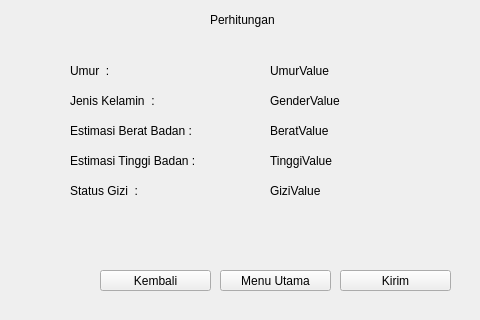
<?xml version="1.0" encoding="UTF-8"?>
<ui version="4.0">
 <class>MainWindow</class>
 <widget class="QMainWindow" name="MainWindow">
  <property name="geometry">
   <rect>
    <x>0</x>
    <y>0</y>
    <width>480</width>
    <height>320</height>
   </rect>
  </property>
  <property name="windowTitle">
   <string>MainWindow</string>
  </property>
  <widget class="QWidget" name="centralwidget">
   <widget class="QLabel" name="label_Pilih">
    <property name="geometry">
     <rect>
      <x>210</x>
      <y>10</y>
      <width>81</width>
      <height>20</height>
     </rect>
    </property>
    <property name="text">
     <string>Perhitungan</string>
    </property>
   </widget>
   <widget class="QPushButton" name="pushButton_Simpan">
    <property name="geometry">
     <rect>
      <x>340</x>
      <y>270</y>
      <width>111</width>
      <height>21</height>
     </rect>
    </property>
    <property name="text">
     <string>Kirim</string>
    </property>
   </widget>
   <widget class="QPushButton" name="pushButton_Kembali">
    <property name="geometry">
     <rect>
      <x>100</x>
      <y>270</y>
      <width>111</width>
      <height>21</height>
     </rect>
    </property>
    <property name="text">
     <string>Kembali</string>
    </property>
   </widget>
   <widget class="QLabel" name="label_BeratBadan">
    <property name="geometry">
     <rect>
      <x>70</x>
      <y>120</y>
      <width>171</width>
      <height>21</height>
     </rect>
    </property>
    <property name="text">
     <string>Estimasi Berat Badan : </string>
    </property>
   </widget>
   <widget class="QPushButton" name="pushButton_Awal">
    <property name="geometry">
     <rect>
      <x>220</x>
      <y>270</y>
      <width>111</width>
      <height>21</height>
     </rect>
    </property>
    <property name="text">
     <string>Menu Utama</string>
    </property>
   </widget>
   <widget class="QLabel" name="label_TinggiBadan">
    <property name="geometry">
     <rect>
      <x>70</x>
      <y>150</y>
      <width>171</width>
      <height>21</height>
     </rect>
    </property>
    <property name="text">
     <string>Estimasi Tinggi Badan : </string>
    </property>
   </widget>
   <widget class="QLabel" name="label_statusGizi">
    <property name="geometry">
     <rect>
      <x>70</x>
      <y>180</y>
      <width>171</width>
      <height>21</height>
     </rect>
    </property>
    <property name="text">
     <string>Status Gizi  : </string>
    </property>
   </widget>
   <widget class="QLabel" name="label_Umur">
    <property name="geometry">
     <rect>
      <x>70</x>
      <y>60</y>
      <width>171</width>
      <height>21</height>
     </rect>
    </property>
    <property name="text">
     <string>Umur  : </string>
    </property>
   </widget>
   <widget class="QLabel" name="label_JenisKelamin">
    <property name="geometry">
     <rect>
      <x>70</x>
      <y>90</y>
      <width>171</width>
      <height>21</height>
     </rect>
    </property>
    <property name="text">
     <string>Jenis Kelamin  : </string>
    </property>
   </widget>
   <widget class="QLabel" name="label_UmurValue">
    <property name="geometry">
     <rect>
      <x>270</x>
      <y>60</y>
      <width>101</width>
      <height>21</height>
     </rect>
    </property>
    <property name="text">
     <string>UmurValue</string>
    </property>
   </widget>
   <widget class="QLabel" name="label_GenderValue">
    <property name="geometry">
     <rect>
      <x>270</x>
      <y>90</y>
      <width>101</width>
      <height>21</height>
     </rect>
    </property>
    <property name="text">
     <string>GenderValue</string>
    </property>
   </widget>
   <widget class="QLabel" name="label_BeratValue">
    <property name="geometry">
     <rect>
      <x>270</x>
      <y>120</y>
      <width>101</width>
      <height>21</height>
     </rect>
    </property>
    <property name="text">
     <string>BeratValue</string>
    </property>
   </widget>
   <widget class="QLabel" name="label_TinggiValue">
    <property name="geometry">
     <rect>
      <x>270</x>
      <y>150</y>
      <width>101</width>
      <height>21</height>
     </rect>
    </property>
    <property name="text">
     <string>TinggiValue</string>
    </property>
   </widget>
   <widget class="QLabel" name="label_GiziValue">
    <property name="geometry">
     <rect>
      <x>270</x>
      <y>180</y>
      <width>101</width>
      <height>21</height>
     </rect>
    </property>
    <property name="text">
     <string>GiziValue</string>
    </property>
   </widget>
  </widget>
 </widget>
 <resources/>
 <connections/>
</ui>
